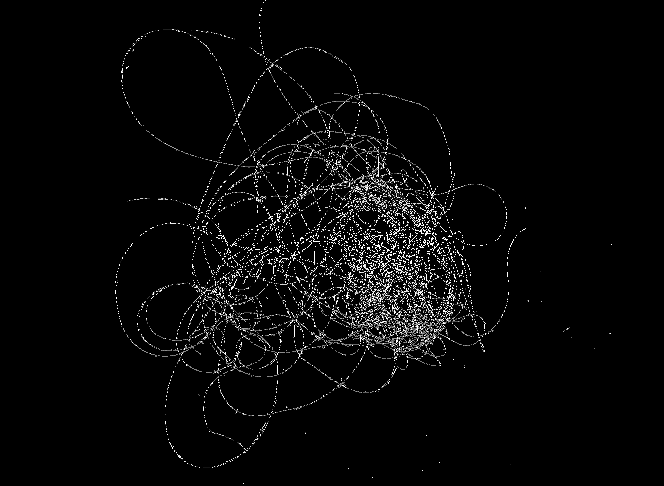
#> input picture canny.png, 664 x 486 px
$ jupyter execute --allow-errors HairEstimation.ipynb   (shell and % lines are left out)
#> lines starting #> are read from the running program, lines starting #| are printed output that depends on the picture; after the words box and inside, x2 and y2 are one past the last pixel; in counts of white or black regions, pixels touching at a corner belong together
[cell 1]
import cv2
import numpy as np
from matplotlib import pyplot as plt

# [34 lines left out: functions show, found, process, not called in this run]

[cell 2]
# [10 lines left out: function intensity, not called in this run]

[cell 3]
# [5 lines left out: function dectect, not called in this run]

#> (a cell that did not finish here is left out)

#> (a cell that did not finish here is left out)

#> (a cell that did not finish here is left out)

#> (a cell that did not finish here is left out)

#> (a cell that did not finish here is left out)

[cell 9]
# [27 lines left out: function diff, not called in this run]

[cell 10]
# [23 lines left out: function diff, not called in this run]
#> (the rest of this cell did not finish here and is left out)

#> (a cell that did not finish here is left out)

#> (a cell that did not finish here is left out)

#> (a cell that did not finish here is left out)

#> (a cell that did not finish here is left out)

[cell 15]
import cython

#> (a cell that did not finish here is left out)

[cell 17]
def do_things(a):
    print(a ,"end")
    return a

[cell 18]
import numpy as np
#> (the rest of this cell did not finish here and is left out)

[cell 19]
def slow():
     img = example.copy()
     height, width, depth = img.shape
     for i in range(0, height):             #looping at python speed...
         for j in range(0, (width//4)):     #...
             for k in range(0,depth):       #...
                 img[i,j,k] = 0
     return img
#> (the rest of this cell did not finish here and is left out)

[cell 20]
newhigh = 255
oldhigh = 200
newlow = oldlow = 40
intensity = 0
print(newlow + ((newhigh - newlow) / (oldhigh - oldlow)) * (intensity -oldlow))

[cell 21]
import numpy as np
a = np.array([0,1,5,3,4])
a2 = a[1::2]
a2

[cell 22]
#https://stackoverflow.com/questions/43923648/region-growing-python
import cv2
import numpy as np

# [70 lines left out: functions get8n, region_growing, on_mouse, not called in this run]

clicks = []
image = cv2.imread('canny.png', 0)
#> image is the input picture: shape (486, 664); min 0, max 255, mean 7.9
ret, img = cv2.threshold(image, 128, 255, cv2.THRESH_BINARY)
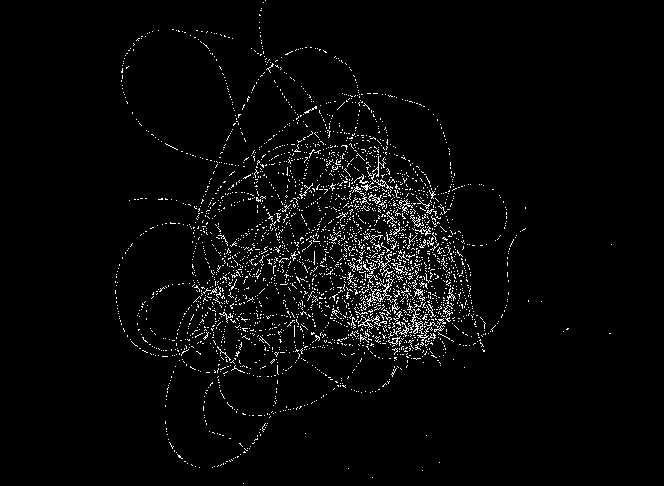
#> img: shape (486, 664); 3.1% white in thin lines or dots, all inside (x1, y1, x2, y2) = (115, 0, 612, 484)
cv2.namedWindow('Input')
cv2.setMouseCallback('Input', on_mouse, 0, )
cv2.imshow('Input', img)
cv2.waitKey()
#> (the rest of this cell did not finish here and is left out)


$ run again, with ex_5_1_Add_all_diagonal_lines.png copied over canny.png
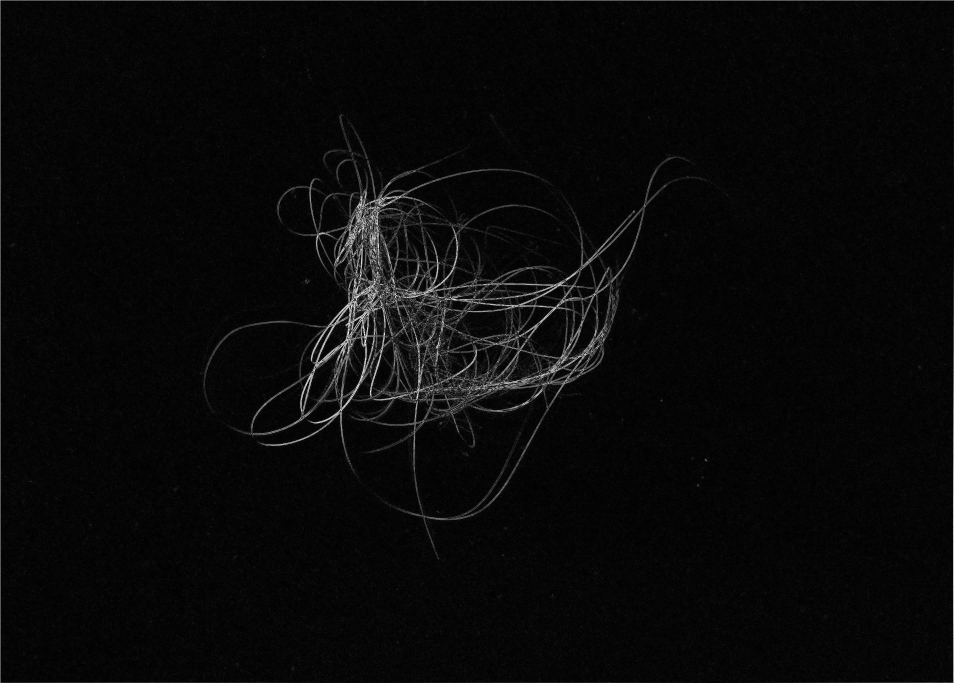
#> input picture ex_5_1_Add_all_diagonal_lines.png, 2860 x 2048 px (shown at 1/3 size)
#> image is the input picture: shape (2048, 2860); min 0, max 255, mean 8.9
#> `ret, img = cv2.threshold(image, 128, 255, cv2.THRESH_BINARY)`:
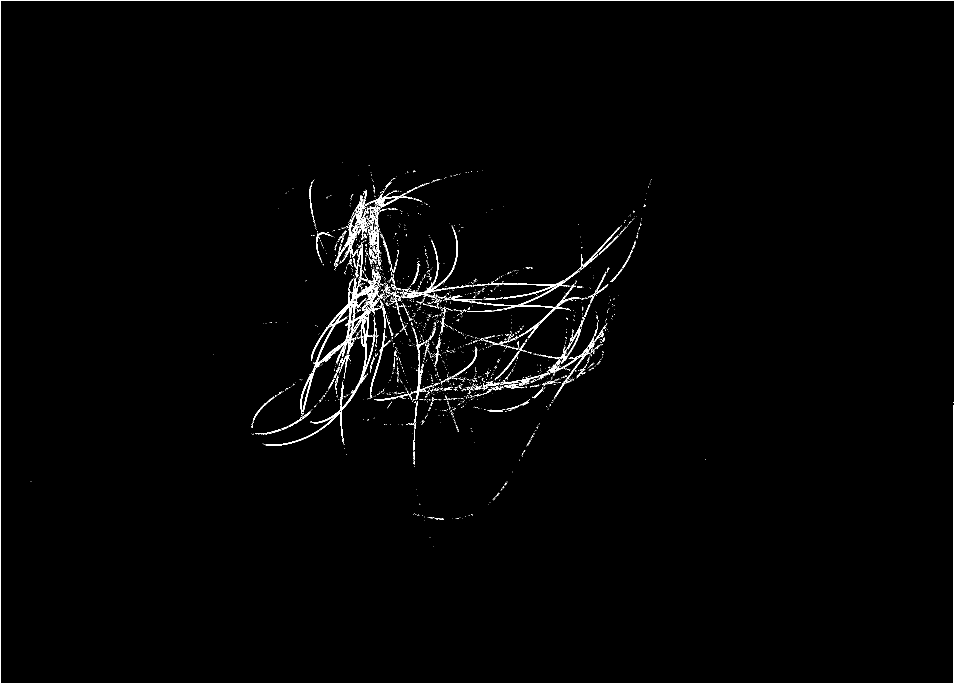
#> img: shape (2048, 2860) (shown at 1/3 size); 0.9% white in thin lines or dots
